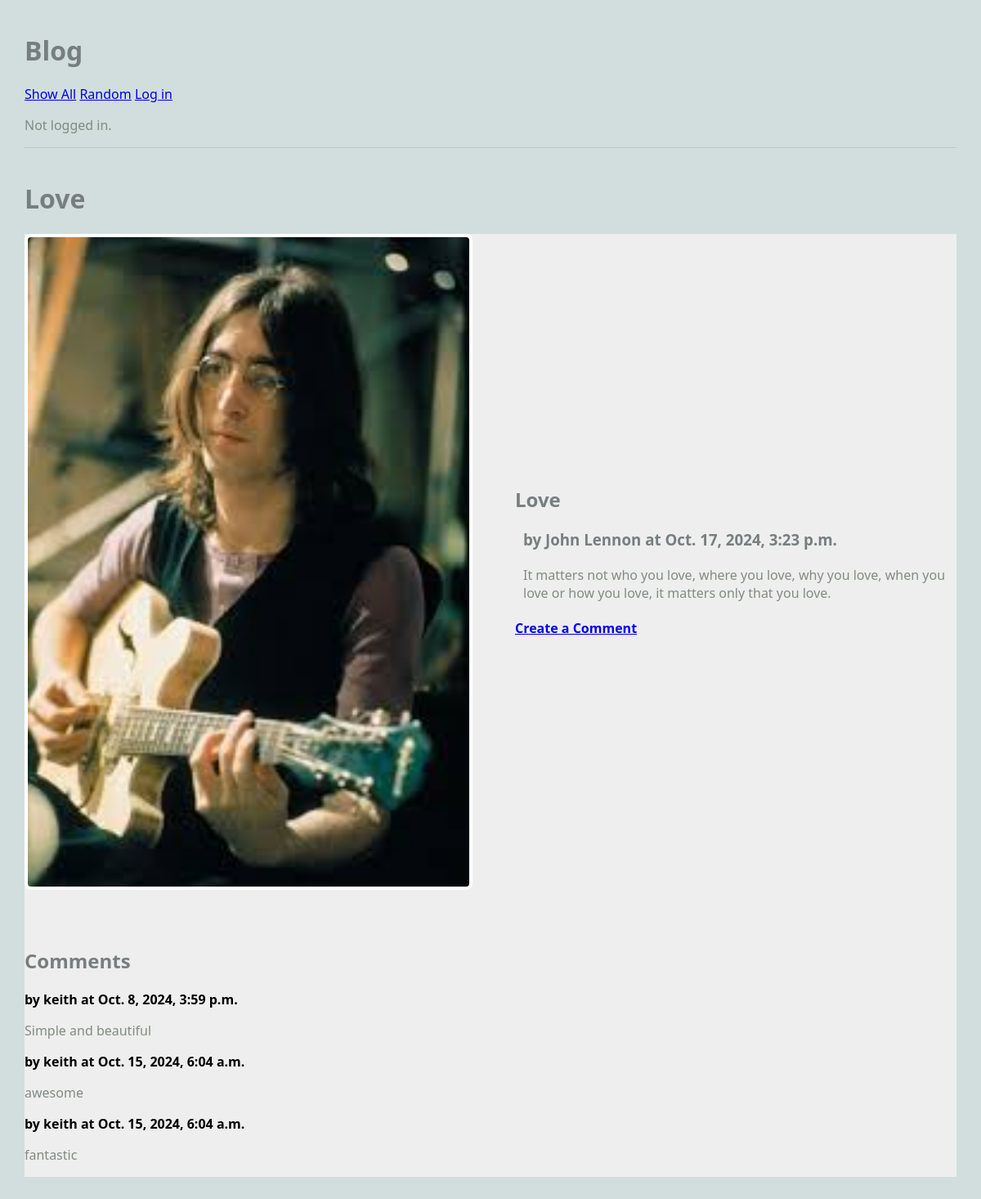
Screenshot of /blog/article/2 with the database file from the repository.
### blog/models.py (models this page shows, shortened)
class Article(models.Model):
  user = models.ForeignKey(User, on_delete=models.CASCADE) ## NEW
  title = models.TextField(blank=False)
  author = models.TextField(blank=False)
  text = models.TextField(blank=False)
  published = models.DateTimeField(auto_now=True)
  image_file = models.ImageField(blank=True) # an actual image
  def get_comments(self):
    comments = Comment.objects.filter(article=self)
    return comments

class Comment(models.Model):
    article = models.ForeignKey("Article", on_delete=models.CASCADE) ## if article gets deleted delete the comments as well
    author = models.TextField(blank=False)
    text = models.TextField(blank=False)
    published = models.DateTimeField(auto_now=True)
    def __str__(self):
        return f'{self.text}'

### blog/views.py (the view)
# urls.py: path(r'article/<int:pk>', views.ArticleView.as_view(), name="article"),
class ArticleView(DetailView):
    model = Article
    template_name = 'blog/article.html'
    context_object_name = "article" # note the singular name

### blog/templates/blog/article.html
{% extends 'blog/base.html' %}
{% block content %}
<h1>{{article.title}}</h1>
<main class="grid-container">
  <article class="featured">
    <img src="{{article.image_file.url}}" alt="{{article.image_file.url}}">
    <div>
      <h2>{{article.title}}</h2>
      <h3>by {{article.author}} at {{article.published}}</h3>
      <p>
        {{article.text}}
      </p>
      <h4>
        <a href="{% url 'create_comment' article.pk %}">
          Create a Comment</a>
      </h4>
    </div>
  </article>
  <div>
    {% if article.get_comments %}
    <h2>Comments</h2>
    {% for c in article.get_comments %}
    <div>
      <strong>by {{c.author}} at {{c.published}}</strong>
      <p>
        {{c.text}}
      </p>
    </div>
    {% endfor %}
    {% else %}
    <h2>No Comments</h2>
    {% endif %}
  </div>
</main>
{% endblock %}

### static/styles-blog.css (style rules this page uses)
body { margin: 30px; background: #d1dedd; font-family: 'Segoe UI', Tahoma, Geneva, Verdana, sans-serif; }
h1, h2, h3 { color: #767f7e; }
p { color: #828b82; }
.grid-container { background: #eee; max-width: 900px; display: grid; grid-template-columns: repeat(3, 1fr); grid-gap: 10px; max-width: 1200px; margin: 20px auto; }
article.featured { grid-column: span 3; display: grid; gap: 60px; grid-template-columns: 1fr 1fr; align-items: center; border-bottom: 1px #bbc7c7; padding-bottom: 40px; }
article img, article.featured img { width: 100%; border: 4px solid #fff; border-radius: 8px; }
article p, article h3 { margin: 20px 10px; }

### rows the page displays
Article: title "Love", image_file (picture), author "John Lennon", published "Oct. 17, 2024, 3:23 p.m.", text "It matters not who you love, where you love, why you love, when you love or how you love, it matters only that you love."
Comment: author "keith", published "Oct. 8, 2024, 3:59 p.m.", text "Simple and beautiful"
Comment: author "keith", published "Oct. 15, 2024, 6:04 a.m.", text "awesome"
Comment: author "keith", published "Oct. 15, 2024, 6:04 a.m.", text "fantastic"
